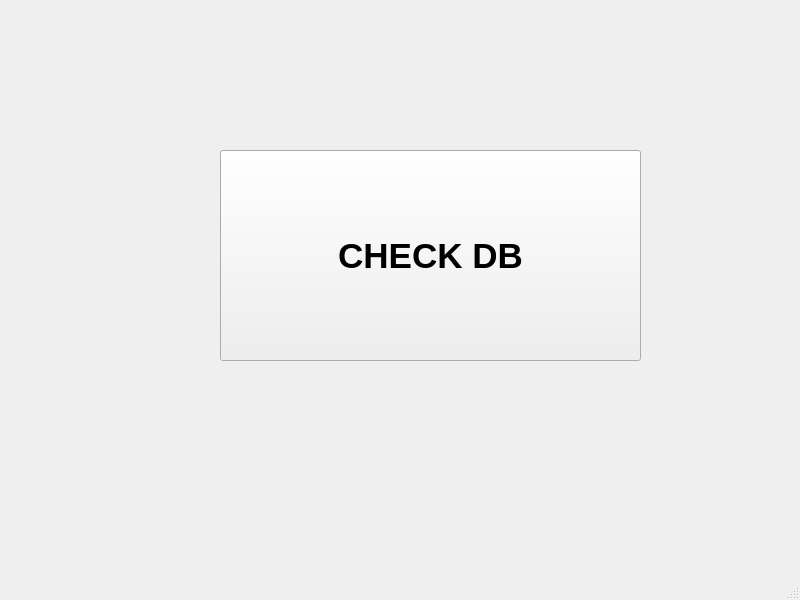
<?xml version="1.0" encoding="UTF-8"?>
<ui version="4.0">
 <class>MainWindow</class>
 <widget class="QMainWindow" name="MainWindow">
  <property name="geometry">
   <rect>
    <x>0</x>
    <y>0</y>
    <width>800</width>
    <height>600</height>
   </rect>
  </property>
  <property name="windowTitle">
   <string>MainWindow</string>
  </property>
  <widget class="QWidget" name="centralwidget">
   <widget class="QPushButton" name="pushButton">
    <property name="geometry">
     <rect>
      <x>220</x>
      <y>150</y>
      <width>421</width>
      <height>211</height>
     </rect>
    </property>
    <property name="font">
     <font>
      <pointsize>26</pointsize>
      <bold>true</bold>
     </font>
    </property>
    <property name="text">
     <string>CHECK DB</string>
    </property>
   </widget>
  </widget>
  <widget class="QMenuBar" name="menubar">
   <property name="geometry">
    <rect>
     <x>0</x>
     <y>0</y>
     <width>800</width>
     <height>21</height>
    </rect>
   </property>
  </widget>
  <widget class="QStatusBar" name="statusbar"/>
 </widget>
 <resources/>
 <connections/>
</ui>
